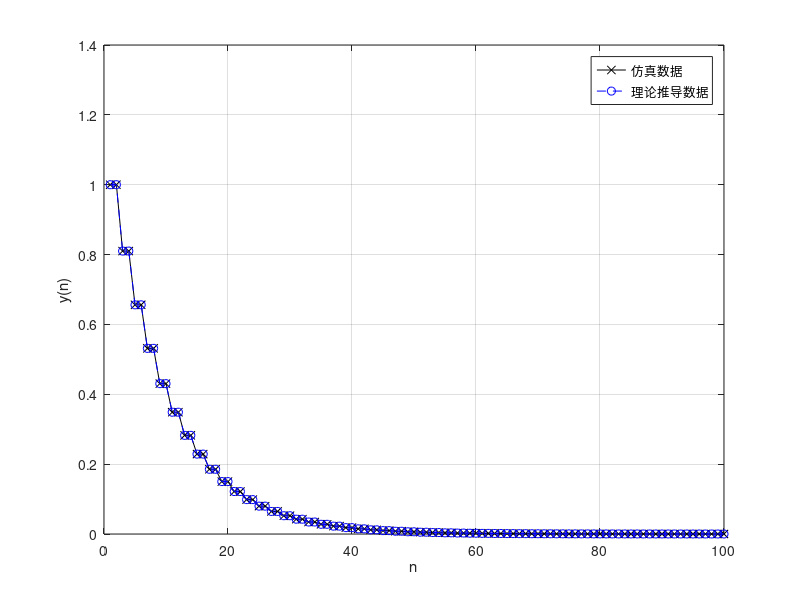

This chart was generated by the following MATLAB code:
b=[1,0,-1];a=[1,0,-0.81];
x=ones(1,100);
y=filter(b,a,x);
plot(y,'k-x');
xlabel('n');ylabel('y(n)');hold on
n=0:99;v=-0.0556*(-0.9).^n+1.0556*(0.9).^n;
plot(v,'b--o')
legend('仿真数据','理论推导数据');grid on;
hold off

% 清空所有变量，关闭所有图形窗口，清空命令行窗口
clear all; close all; clc;

% 定义滤波器系数
b = [1, 0, -1]; % 分子系数
a = [1, 0, -0.81]; % 分母系数

% 定义输入信号
x = ones(1, 100); % 长度为 100 的单位阶跃信号

% 使用滤波器对输入信号进行滤波
y = filter(b, a, x); % 计算滤波器的输出信号 y

% 绘制滤波器输出信号
plot(y, 'k-x'); % 绘制滤波器输出信号，黑色实线带 x 标记
xlabel('n'); % 设置 x 轴标签
ylabel('y(n)'); % 设置 y 轴标签
hold on; % 保持当前图形

% 定义理论推导数据
n = 0:99; % 时间序列 n
v = -0.0556 * (-0.9).^n + 1.0556 * (0.9).^n; % 理论推导的输出信号

% 绘制理论推导数据
plot(v, 'b--o'); % 绘制理论推导数据，蓝色虚线带 o 标记

% 添加图例
legend('仿真数据', '理论推导数据'); % 添加图例

% 显示网格线
grid on; % 显示网格线

% 结束保持
hold off; % 结束保持当前图形
